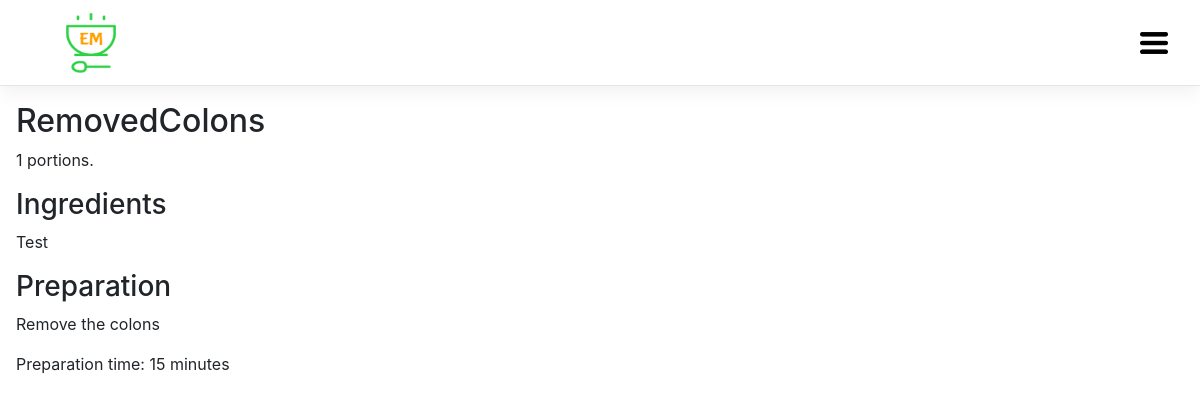
Page /em_website/recipes/removedcolons223652/ on the committed database.
### em_website/models.py (models this page shows, shortened)
class Recipe(models.Model):
    DIFFICULTY_EASY = 1
    DIFFICULTY_MEDIUM = 2
    DIFFICULTY_HARD = 3
    DIFFICULTIES = (
        (DIFFICULTY_EASY, u'easy'),
        (DIFFICULTY_MEDIUM, u'normal'),
        (DIFFICULTY_HARD, u'hard'),
    )
    title = models.CharField(u'Title', max_length=255)
    slug = models.SlugField(unique=True)
    ingredients = models.TextField(u'Ingredients',
        help_text=u'One ingredient per line')
    preparation = models.TextField(u'Preparation')
    time_for_preparation = models.IntegerField(u'Preparation time',
        help_text=u'How many minutes will it take?', blank=True, null=True,default = 15)
    number_of_portions = models.PositiveIntegerField(u'Number of portions',default = 1)
    difficulty = models.SmallIntegerField(u'Difficulty',
        choices=DIFFICULTIES, default=DIFFICULTY_MEDIUM)
    category = models.ManyToManyField(Category, verbose_name=u'Categories')
    author = models.ForeignKey(User,on_delete = models.CASCADE, verbose_name=u'Author')
    date_created = models.DateTimeField(editable=False)
    date_updated = models.DateTimeField(editable=False)
    class Meta:
        verbose_name = u'Recipe'
        verbose_name_plural = u'Recipes'
        ordering = ['-date_created']

### em_website/views.py (the view)
# urls.py: re_path(r'^recipes/(?P<slug>[-\w]+)/$',views.detail, name = 'details'),
def detail(request,slug):
    recipe = get_object_or_404(Recipe,slug = slug)
    return render(request,'detail.html',{'object':recipe})

### templates/detail.html (shortened to what this page needs)
{% extends "base.html" %}
{% block content %}
<h2>{{ object.title }}</h2>
<p>{{ object.number_of_portions }} portions.</p>
<h3>Ingredients</h3>
{{ object.ingredients|linebreaks }}
<h3>Preparation</h3>
{{ object.preparation|linebreaks }}
<p>Preparation time: {{ object.time_for_preparation }} minutes</p>
{% endblock %}

### rows in the picture
Recipe: title "RemovedColons", number_of_portions "1", ingredients "Test", preparation "Remove the colons", time_for_preparation "15"
